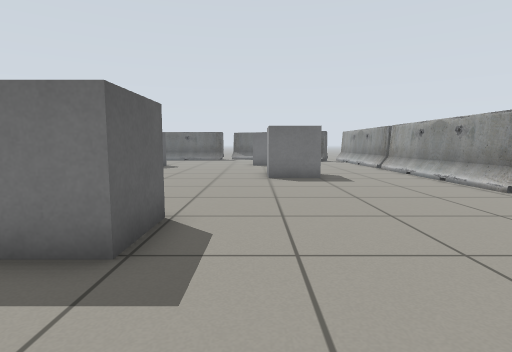
[1] (above)

19 first-person views from a walk through a robot-simulator world made for Gazebo. The camera is 0.66 m above the floor, tilts 6° down and sees 80° across. Floor lines are 1 m apart. The floor is counted in squares, 0.5 m on a side. Each view is taken from the middle of a square. On the plan, view 1 faces up. The plan holds only what a view shows up to about 14 squares ahead; the rest is blank.

[2]
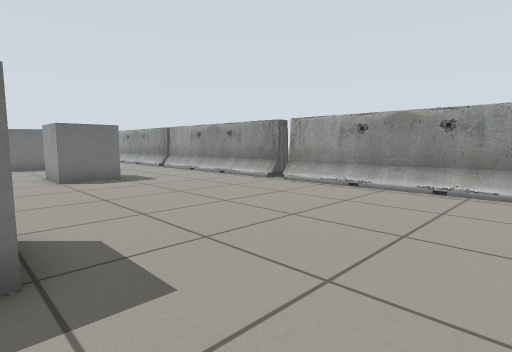

[3]
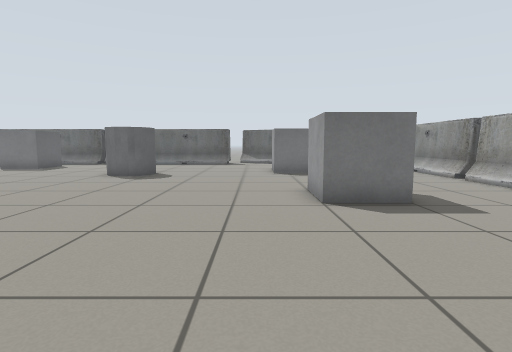

[4]
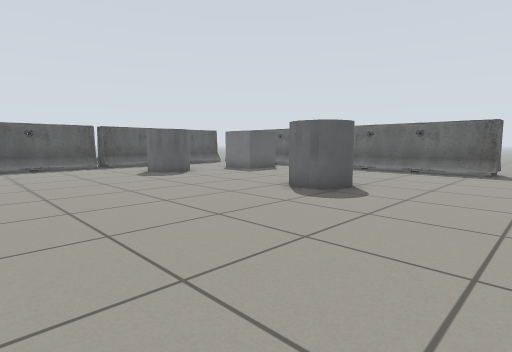

[5]
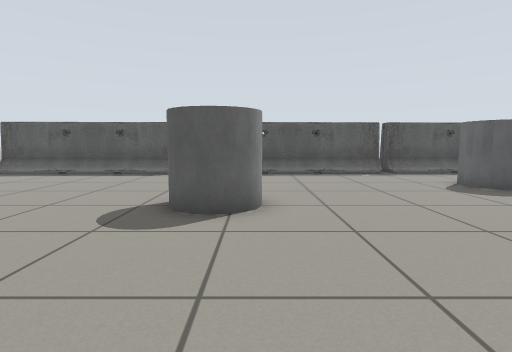

[6]
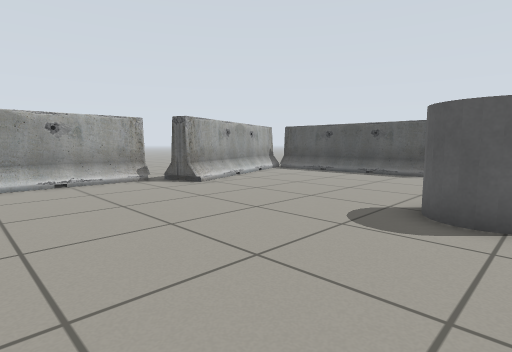

[7]
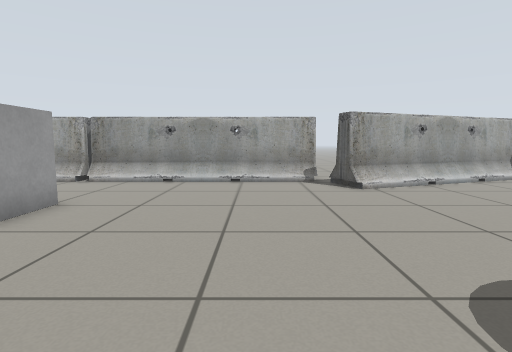

[8]
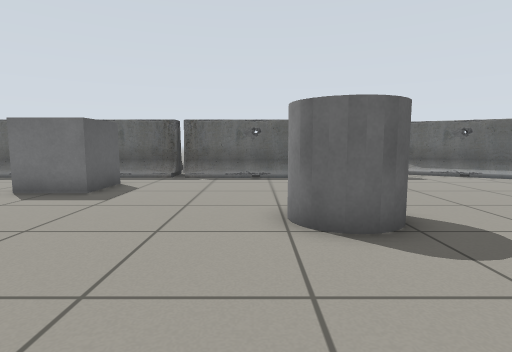

[9]
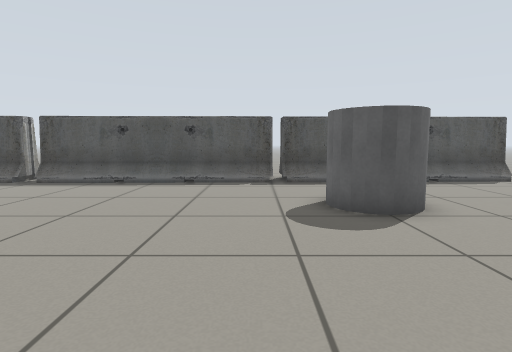

[10]
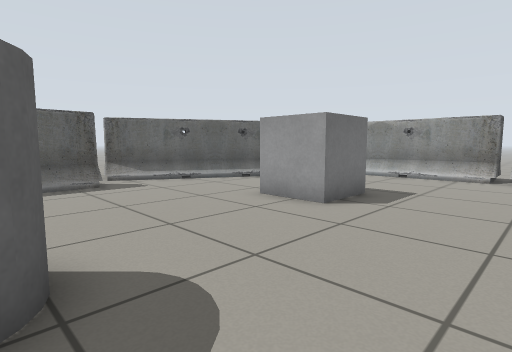

[11]
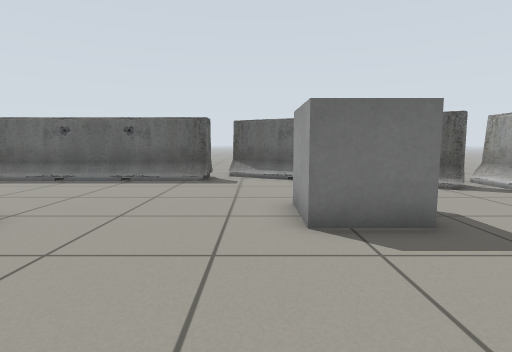

[12]
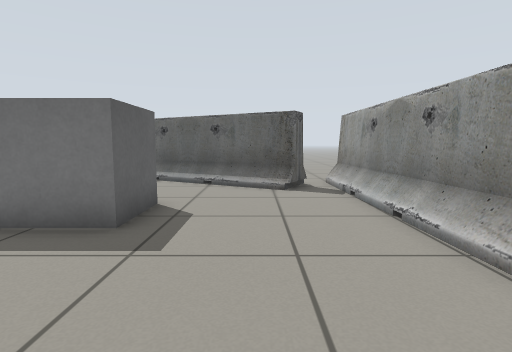

[13]
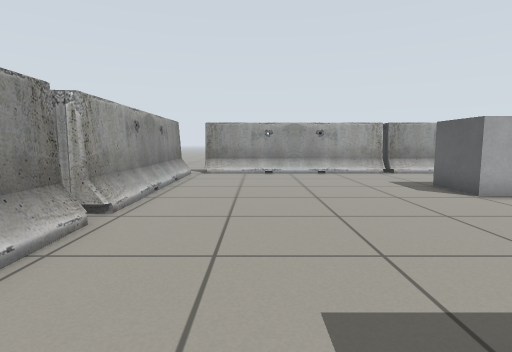

[14]
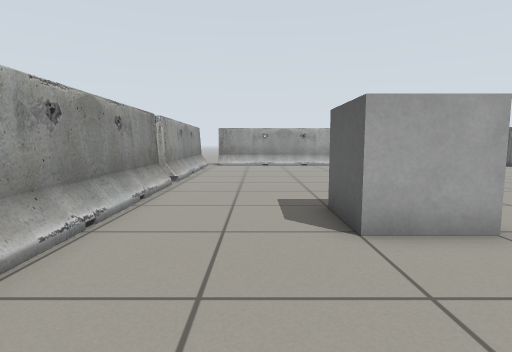

[15]
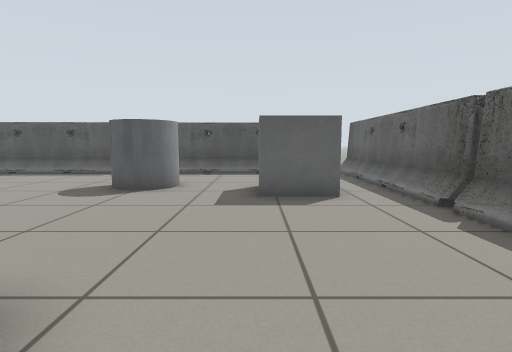

[16]
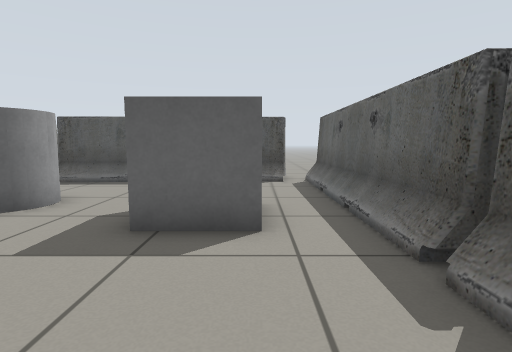

[17]
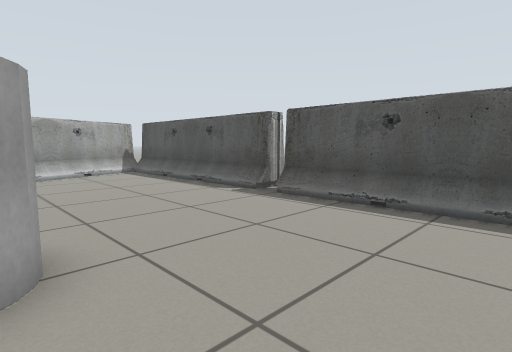

[18]
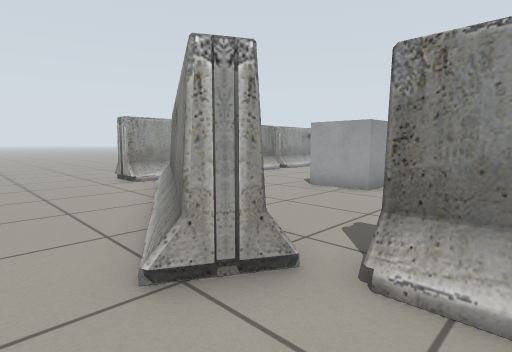

[19]
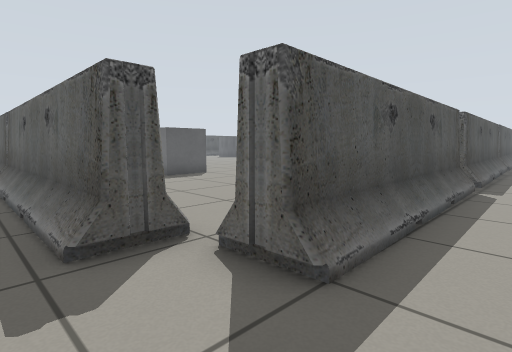

### Floor plan
Key: @ floor where view 1 was taken; . floor; B barrier; C grey cylinder; O other object.
Columns run from 20 left of view 1 to 10 right of it. Each row starts with its distance up from view 1.
 29                 . .....
 28                  ..B...........
 27                 ..BBB..........
 26          B      BB.BBBB........
 25  BBBBBBBBBBBBBBBBB...BBBB......
 24  B.....................BBB.BB..
 23  B.... O................BB.B
 22  B.... O...................B
 21  B....OO...................B
 20  B..................O.O....B
 19  B...........CC.....OOO....B
 18  B...CC......CC............B
 17  B...CC....................BB
 16 BB.........................B
 15  B.........................BB
 14  B.........................BB
 13  B....................O....BB
 12  B...................OO....BB.
 11  B.........................BB.
 10  B......CC.................BB.
  9  B......CC.................BB.
  8  B......C..................BB.
  7  B.........................BB.
  6  B.........................BB.
  5  B...............OO........BB.
  4  B................O........BB.
  3  BB........................BB..
  2  BB........................BB..
  1  BB.....BB.................BB..
  0  BB...BBBB..........@......BB..
 -1  BBBBBB  .BBBBBBBBBBBBBBBBB....
 -2   BB            BBBBBBBBBBB...
 -3                         ..... .

Positions as (right, up) in squares from view 1, and headings:
1: (0, 0), facing up
2: (-2, 0), facing up-right
3: (-1, 5), facing up
4: (-1, 10), facing up-left
5: (-5, 10), facing left
6: (-5, 10), facing down-left
7: (-8, 10), facing down
8: (-8, 13), facing up
9: (-8, 15), facing left
10: (-6, 15), facing up-right
11: (-1, 14), facing up
12: (4, 14), facing up
13: (4, 13), facing down
14: (4, 18), facing down
15: (-5, 21), facing left
16: (-8, 23), facing left
17: (-12, 13), facing down-left
18: (-4, 29), facing down-right
19: (10, -3), facing up-left
